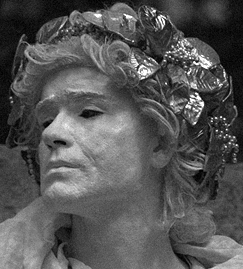
#> input picture images/statue.png, 243 x 269 px; the run also reads 2 pictures not shown here
$ python compareContrastHistogram.py
#> lines starting #> are read from the running program, lines starting #| are printed output that depends on the picture
import cv2 as cv
from matplotlib import pyplot as plt


def getHistogram(image):
    histogram = cv.calcHist([image], [0], None, [256], [0, 256])
    return histogram

if __name__ == '__main__':
    image = cv.imread('../images/statue.png', cv.IMREAD_GRAYSCALE)
#> image is the input picture: shape (269, 243); min 0, max 255, mean 85.5
    histogram_image = getHistogram(image)
#> in getHistogram, `histogram = cv.calcHist([image], [0], None, [256], [0, 256])`: histogram = 256 values, max 662 at index 90, min 1 at index 214, mean 255.3
#> histogram_image has the same summary as histogram in getHistogram

    bilat = cv.imread('../images/statue/bilateral.jpg', cv.IMREAD_GRAYSCALE)
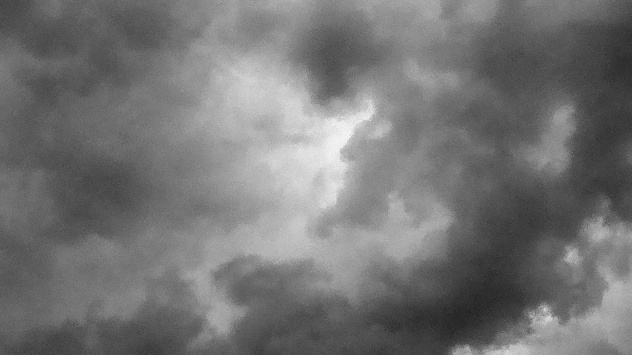
#> input picture images/clouds_3_15_10/bilateral.jpg, 632 x 355 px, found by its file name
#> bilat is the input picture: shape (355, 632); min 21, max 247, mean 115.9
    histogram_bilat = getHistogram(bilat)
#> histogram_bilat = 256 values, max 2878 at index 89, min 0 at index 0, mean 876.4

    trilateral = cv.imread('../images/statue/trilateral.jpg', cv.IMREAD_GRAYSCALE)
    histogram_trilateral = getHistogram(trilateral)
#> histogram_trilateral = 256 values, max 2779 at index 91, min 0 at index 0, mean 876.4

    quad = cv.imread('../images/statue/quadlateral.jpg', cv.IMREAD_GRAYSCALE)
    histogram_quad = getHistogram(quad)
#> histogram_quad = 256 values, max 2749 at index 93, min 0 at index 0, mean 876.4

    #plt.plot(histogram_image, color='black')
    #plt.plot(histogram_bilat, color='blue')
    plt.plot(histogram_trilateral, color='green')
    plt.plot(histogram_quad, color='red')
    plt.legend(['Original', 'Bilateral', 'Trilateral', 'Quadlateral'])
    plt.show()
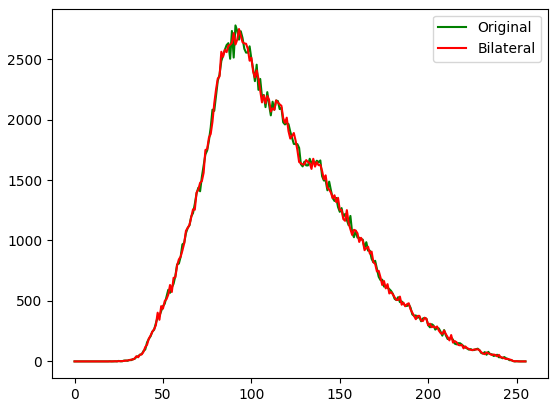
#> figure drawn by matplotlib, 1 panel; curve peaks at x = 91, y = 2779; curve peaks at x = 93, y = 2749
